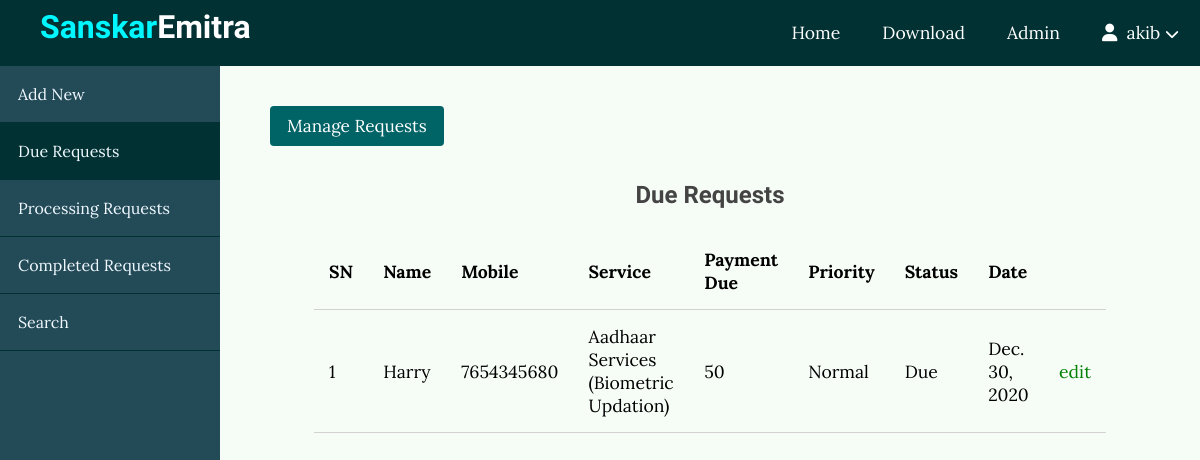
/customer/ (signed in), run on the app's committed database.
### customer/models.py (models this page shows)
class CustomerRecord(models.Model):
    name = models.CharField(max_length=64)
    mobile = models.CharField(max_length=10)
    service = models.CharField(max_length=25)
    subservice = models.CharField(max_length=25)
    payment = models.IntegerField()
    advance = models.IntegerField(default=0)
    priority = models.CharField(max_length=6)
    status = models.CharField(max_length=10, default='Due')
    date = models.DateField(auto_now_add=True, blank=False)

### customer/views.py (the view)
# urls.py: path('', views.index_view, name='index'),
@login_required(login_url="emitr:login")
def index_view(request):
    records = CustomerRecord.objects.filter(status='Due').order_by('priority','-date')
    PaymentList = []
    for record in records:
        PaymentList.append((record.payment - record.advance))
    return render(request, 'customer/index.html', {
        'records': zip(records, PaymentList)
    })

### customer/templates/customer/index.html (shortened to what this page needs)
{% extends 'customer/layout.html' %}
{% block main %}
    <div class="admin-content">
        <div class="button-group">
            <div class="left">
                <button class="btn"><a href="{% url 'customer:manage_due' %}">Manage Requests</a></button>
            </div>
        </div>
        <div class="content">
            <h2 class="page-title">Due Requests</h2>
            <table>
                <thead>
                    <th>SN</th>
                    <th>Name</th>
                    <th>Mobile</th>
                    <th>Service</th>
                    <th>Payment Due</th>
                    <th>Priority</th>
                    <th>Status</th>
                    <th>Date</th>
                    <th colspan="1"></th>
                </thead>
                <tbody>
                    {% for record, RemainingPayment in records %}
                    <tr>
                        <td>{{ forloop.counter }}</td>
                        <td>{{ record.name }}</td>
                        <td>{{ record.mobile }}</td>
                        <td>{{ record.service }} ({{ record.subservice }})</td>
                        <td>{{ RemainingPayment }}</td>
                        <td>{{ record.priority }}</td>
                        <td>{{ record.status }}</td>
                        <td>{{ record.date }}</td>
                        <td><a href="{% url 'customer:edit' record.id %}" class="edit">edit</a></td>
                    </tr>
                    {% empty %}
                        <td colspan="9" style="text-align: center;"><h3>No Record to Show!</h3></td>
                    {% endfor %}
                </tbody>
            </table>
        </div>
    </div>
{% endblock %}

### customer/templates/customer/layout.html (shortened to what this page needs)
<!DOCTYPE html>
<html lang="en">
<head>
    {% load static %}
    <link href="{% static 'css/style.css' %}" rel="stylesheet">
    <link href="{% static 'css/admin.css' %}" rel="stylesheet">
</head>
<body>
    <header>
        <div class="logo">
            <h1 class="logo-text"><a href="{% url 'emitr:index' %}"><span>Sanskar</span>Emitra</a></h1>
        </div>
        {% if request.user.is_authenticated %}
        <ul class="nav">
            <li><a href="{% url 'emitr:index' %}">Home</a></li>
            <li><a href="{% url 'customer:download' %}">Download</a></li>
            <li><a href="{% url 'admin:index' %}" target="_blank">Admin</a></li>
            <li onclick="dropdownFunction()">
                <div>
                    <i class="fas fa-user"></i>
                    &nbsp;{{ request.user }}
                    <i class="fas fa-chevron-down" style="font-size: .8em;"></i>
                </div>
            </li>
        </ul>
        {% endif %}
    </header>
    <div class="admin-wrapper">
        <div class="left-sidebar">
            <ul>
                <li id="new"><a href="{% url 'customer:create' %}">Add New</a></li>
                <li id="Due"><a href="{% url 'customer:index' %}">Due Requests</a></li>
                <li id="Processing"><a href="{% url 'customer:processing' %}">Processing Requests</a></li>
                <li id="Done"><a href="{% url 'customer:completed' %}">Completed Requests</a></li>
                <li id="search"><a href="{% url 'customer:search' %}">Search</a></li>
            </ul>
        </div>
        {% block main %}{% endblock %}
    </div>
</body>
</html>

### static/css/style.css (style rules this page uses)
* { box-sizing: border-box; }
html, body { height: 100%; padding: 0px; margin: 0px; background: #f6fcf6; font-family: 'Lora', serif; }
h1, h2,h3, h4, h5, h6 { font-family: 'Candal', serif; color: #444; margin: 5px; }
a { text-decoration: none; color: inherit; }
.btn { padding: 0.5rem 1rem; background: #006366; color: white; border: 1px solid transparent; border-radius: .25rem; font-size: 1.08em; font-family: 'Lora', serif; }
table { width: 100%; border-collapse: collapse; font-size: 1.1rem; }
th, td { padding: 15px; text-align: left; border-bottom: 1px solid lightgrey; }
header { background: #008489; height: 66px; }
header * { color: white; }
header .logo { float: left; height: inherit; margin-left: 2em; }
header .logo-text { margin: 8px; font-family: 'Candal', serif; }
header .logo-text span { color: #00f7ff; }
header ul { float: right; margin: 0px; padding: 0px; list-style: none; transition: 0.5s; }
header ul li { float: left; position: relative; }
header ul li a { display: block; padding: 21px; font-size: 1.1em; text-decoration: none; }
header ul li div { display: block; padding: 21px; font-size: 1.1em; cursor: pointer; }
.content { width: 90%; margin: 30px auto 30px; }

### static/css/admin.css (style rules this page uses)
header { background: #013133; }
.admin-wrapper { height: calc(100% - 60px); display: flex; }
.admin-wrapper .left-sidebar { flex: 2; height: 100%; background: #234a57; }
.admin-wrapper .left-sidebar ul { list-style: none; margin: 0px; padding: 0px; color: aliceblue; }
.admin-wrapper .left-sidebar ul li { padding: 18px; display: block; border-bottom: 1px solid #013133; }
.admin-wrapper .admin-content { flex: 8; height: 100%; padding: 40px 50px 50px; overflow-y: scroll; }
.admin-wrapper .admin-content .content { overflow: auto; }
.admin-wrapper .admin-content .page-title { text-align: center; margin-bottom: 1.5rem; }
.edit { color: green; }

### data on the page
CustomerRecord: name "Harry", mobile "7654345680", service "Aadhaar Services", subservice "Biometric Updation", advance "50", priority "Normal", status "Due", date "Dec. 30, 2020"

### other printed values
{{ request.user }} "akib"
